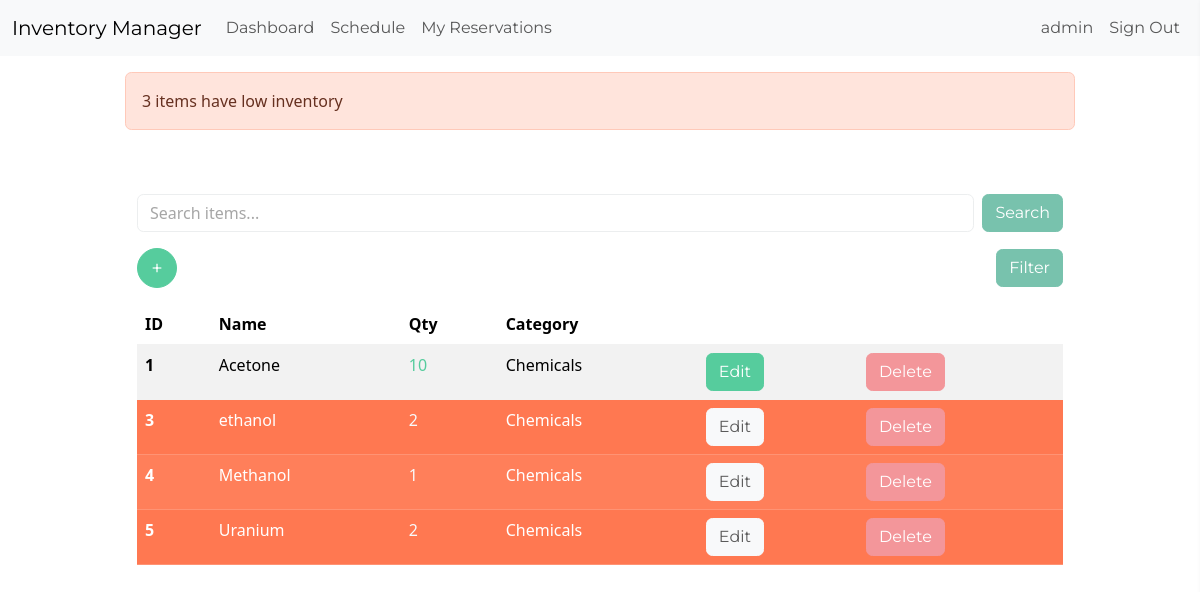
The page /dashboard/ (signed in) on the database its author committed.
### inventory/models.py (models this page shows, shortened)
class InventoryItem(models.Model):
    name = models.CharField(max_length=200, unique=True)
    quantity = models.PositiveIntegerField()
    category = models.ForeignKey(
        'Category',
        on_delete=models.SET_NULL,
        blank=True,
        null=True,
        related_name='items'
    )
    date_created = models.DateTimeField(auto_now_add=True)
    last_updated = models.DateTimeField(auto_now=True, null=True)
    user = models.ForeignKey(
        User,
        on_delete=models.CASCADE,
        related_name='inventory_items'
    )
    class Meta:
        ordering = ['-date_created']
        verbose_name = 'Inventory Item'
        verbose_name_plural = 'Inventory Items'

class Category(models.Model):
    name = models.CharField(max_length=200, unique=True)
    class Meta:
        verbose_name_plural = 'categories'
        ordering = ['name']

### inventory/views.py (the view)
# urls.py: path('dashboard/', Dashboard.as_view(), name='dashboard'),
class Dashboard(LoginRequiredMixin, View):
    def get(self, request):
        search_query = request.GET.get('q', '')  # Get the search query from the URL
        quantity_filter = request.GET.get('quantity_filter', '')
        category_filter = request.GET.get('category_filter', '')
        items = InventoryItem.objects.all().order_by('id')
        if search_query:
            items = items.filter(name__icontains=search_query)
        if category_filter:
            items = items.filter(category_id=category_filter)
        if quantity_filter == 'high_to_low':
            items = items.order_by('-quantity')
        elif quantity_filter == 'low_to_high':
            items = items.order_by('quantity')
        low_inventory = InventoryItem.objects.filter(
            quantity__lte=LOW_QUANTITY
        )
        if low_inventory.count() > 0:
            if low_inventory.count() > 1:
                messages.error(request, f'{low_inventory.count()} items have low inventory')
            else:
                messages.error(request, f'{low_inventory.count()} item has low inventory')
        low_inventory_ids = InventoryItem.objects.filter(
            quantity__lte=LOW_QUANTITY
        ).values_list('id', flat=True)
        categories = Category.objects.all()
        return render(
            request,
            'inventory/dashboard.html',
            {
                'items': items,
                'low_inventory_ids': low_inventory_ids,
                'categories': categories,
                'search': search_query,
                'quantity_filter': quantity_filter,
                'category_filter': category_filter,
            }
        )

### inventory/templates/inventory/dashboard.html (shortened to what this page needs)
{% extends 'inventory/base.html' %}
{% block content %}
    {% if messages %}
        <div class="row mt-3">
            {% for message in messages %}
                {% if message.tags == 'error' %}
                    <div class="col-md-10 col-12 mx-auto alert alert-danger">
                        {{ message }}
                    </div>
                {% else %}
                    <div class="col-md-10 col-12 mx-auto alert alert-success">
                        {{ message }}
                    </div>
                {% endif %}
            {% endfor %}
        </div>
    {% endif %}
    <div class="row">
        <div class="col-md-10 col-12 mx-auto mt-5">
            <form method="GET" action="{% url 'dashboard' %}" class="mb-3 d-flex">
                <input type="text" name="q" id="searchBox" value="{{ search }}" class="form-control me-2" placeholder="Search items..." autocomplete="off">
                <button type="submit" class="btn btn-primary">Search</button>
            </form>
           <div class="d-flex justify-content-between align-items-center mb-3">
            <a href="{% url 'add-item' %}" class="btn btn-success rounded-circle d-flex align-items-center justify-content-center" style="width: 40px; height: 40px; font-size: 20px; text-decoration: none;">
                +
            </a>
               <button id="filterButton" class="btn btn-primary">Filter</button>
        </div>
            <table class="table table-hover table-striped">
                <thead>
                    <tr>
                        <th scope="col">ID</th>
                        <th scope="col">Name</th>
                        <th scope="col">Qty</th>
                        <th scope="col">Category</th>
                        <th scope="col"></th>
                        <th scope="col"></th>
                    </tr>
                </thead>
                <tbody>
                    {% for item in items %}
                    <tr class="{% if item.id in low_inventory_ids %}table-danger{% endif %}">
                        <th scope="row">{{ item.id }}</th>
                        <td>{{ item.name }}</td>
                        <td class="{% if item.id in low_inventory_ids %}text-light{% else %}text-success{% endif %}">{{ item.quantity }}</td>
                        <td>{{ item.category.name }}</td>
                        <td><a href="{% url 'edit-item' item.id %}" class="{% if item.id in low_inventory_ids %}btn btn-light{% else %}btn btn-success{% endif %}">Edit</a></td>
                        <td><a href="{% url 'delete-item' item.id %}" class="btn btn-secondary">Delete</a></td>
                    </tr>
                    {% endfor %}
                </tbody>
            </table>
        </div>
    </div>
{% endblock content %}

### inventory/templates/inventory/navigation.html (shortened to what this page needs)
<nav class="navbar navbar-expand-lg bg-light">
    <div class="container-fluid">
        <a class="navbar-brand" href="{% url 'index' %}">Inventory Manager</a>
        <div class="collapse navbar-collapse" id="navbarNav">
            <ul class="navbar-nav me-auto">
                <li class="nav-item">
                    <a class="nav-link" href="{% url 'dashboard' %}">Dashboard</a>
                </li>
                <li class="nav-item">
                    <a class="nav-link" href="{% url 'room-calendar' %}">Schedule</a>
                </li>
                <li class="nav-item">
                    <a class="nav-link" href="{% url 'reservation_list' %}">My Reservations</a>
                </li>
            </ul>
            <ul class="navbar-nav">
                {% if user.is_authenticated %}
                    <li class="nav-item">
                        <a class="nav-link" href="#">{{ user.username }}</a>
                    </li>
                    <li class="nav-item">
                        <form method="post" action="{% url 'logout' %}" class="d-inline">
                            <button type="submit" class="nav-link border-0 bg-transparent">Sign Out</button>
                        </form>
                    </li>
                {% endif %}
            </ul>
        </div>
    </div>
</nav>

### rows shown on the page
InventoryItem: id "1", name "Acetone", quantity "10", category.name "Chemicals"
InventoryItem: id "3", name "ethanol", quantity "2", category.name "Chemicals"
InventoryItem: id "4", name "Methanol", quantity "1", category.name "Chemicals"
InventoryItem: id "5", name "Uranium", quantity "2", category.name "Chemicals"

### other values the page prints
{{ user.username }} "admin"
{{ message }} "3 items have low inventory"
